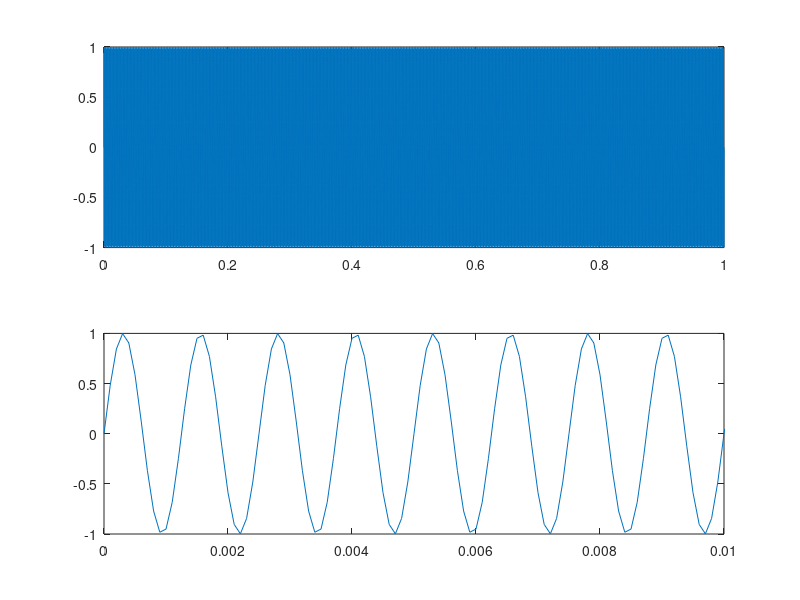

This chart was generated by the following MATLAB code:
t=0:0.0001:1;
f=800;
a=sin(2*pi*f*t);
subplot(2,1,1)
plot(t,a);
sound(a)
subplot(2,1,2)
plot(t,a);
xlim([0 0.01])